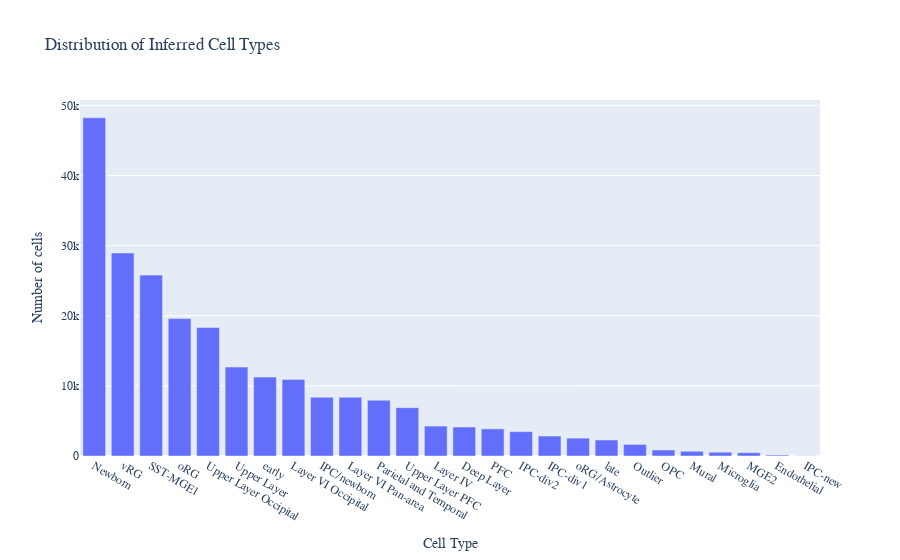

The notebook cell saved with this chart:
### Code cell
first = pd.Series(le.inverse_transform(topk.loc[:, 0])).value_counts()
second = pd.Series(le.inverse_transform(topk.loc[:, 1])).value_counts()

fig = go.Figure(
    data=[
        go.Bar(x=first.index, y=first.values, name='First Predicted Label'),
#         go.Bar(x=second.index, y=second.values, name='Second Predicted Label')
    ]
)

fig.update_layout(
    title='Distribution of Inferred Cell Types',
    font_family='Serif',
    xaxis_title='Cell Type',
    yaxis_title='Number of cells',
#     showlegend=False,
    barmode='group'
)

fig.show()
fig.write_image('../../ms-thesis/images/bhaduri_inferred_labels.pdf', scale=3)

### Figure 1 — Plotly figure (JSON) as saved in the notebook; plotly's stock layout.template omitted (floating-point values rounded to 4 significant figures)
{"data": [{"name": "First Predicted Label", "type": "bar", "x": ["Newborn", "vRG", "SST-MGE1", "oRG", "Upper Layer Occipital", "Upper Layer", "early", "Layer VI Occipital", "IPC/newborn", "Layer VI Pan-area", "Parietal and Temporal", "Upper Layer PFC", "Layer IV", "Deep Layer", "PFC", "IPC-div2", "IPC-div1", "oRG/Astrocyte", "late", "Outlier", "OPC", "Mural", "Microglia", "MGE2", "Endothelial", "IPC-new"], "y": [48223, 28937, 25791, 19590, 18326, 12682, 11261, 10925, 8380, 8366, 7952, 6892, 4265, 4140, 3869, 3470, 2848, 2549, 2282, 1651, 859, 679, 545, 474, 143, 22]}], "layout": {"barmode": "group", "font": {"family": "Serif"}, "title": {"text": "Distribution of Inferred Cell Types"}, "xaxis": {"title": {"text": "Cell Type"}}, "yaxis": {"title": {"text": "Number of cells"}}}}
